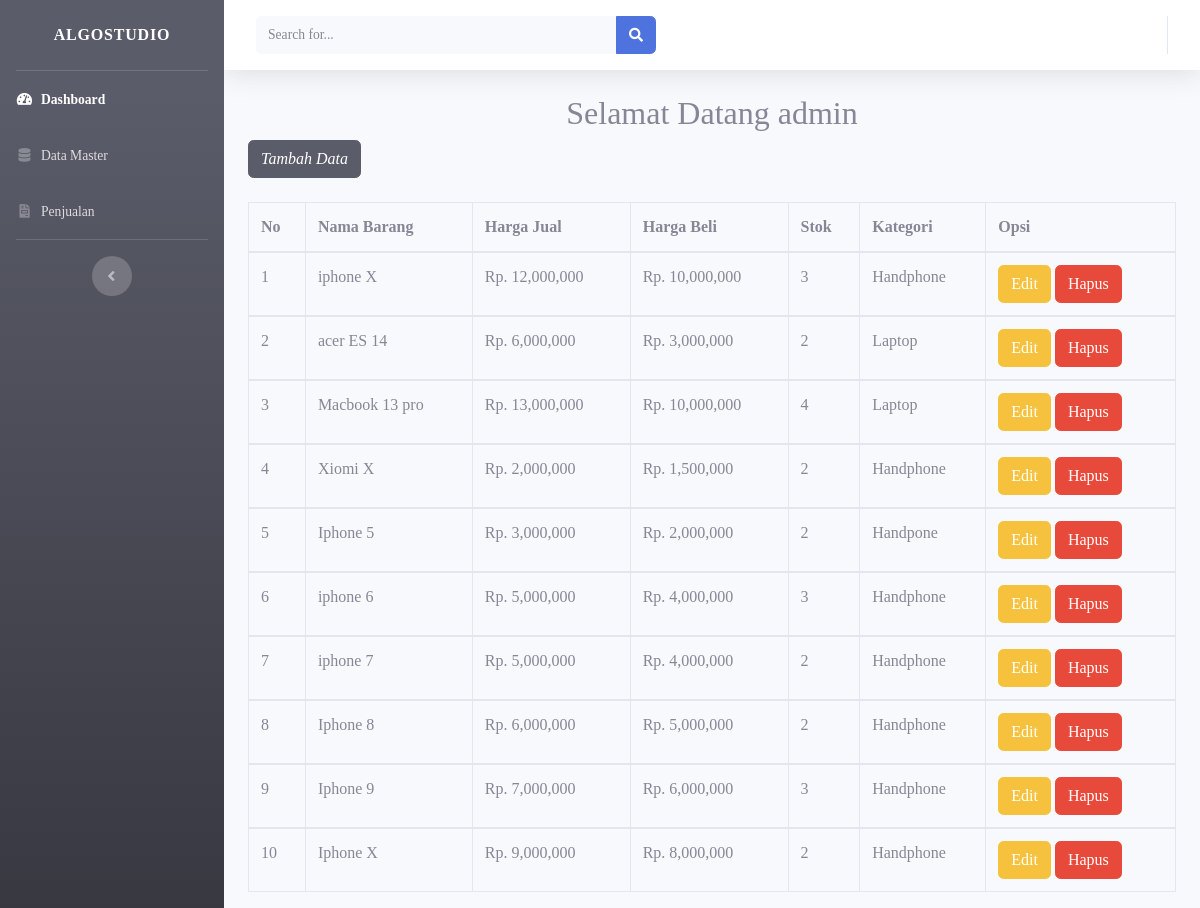
The page / on the database its author committed.
### tables this page shows
CREATE TABLE `master_brg` (
  `id_brg` int(15) NOT NULL,
  `nama_brg` varchar(100) NOT NULL,
  `harga_jual` varchar(100) NOT NULL,
  `harga_beli` varchar(100) NOT NULL,
  `stok` varchar(100) NOT NULL,
  `kategori` varchar(100) NOT NULL
);

### function.php (called while the page is built, shortened)
<?php
$conec=mysqli_connect("localhost","root","","algostudio");
function query($query) {
	global $conec;
	$result = mysqli_query($conec,$query);
	$rows = [];
	while ($row = mysqli_fetch_assoc($result) ) {
		$rows[] = $row;
	}
	return $rows;
 }

### index.php (the view)
<?php include "template/header.php" ?>
<?php include "template/footer.php" ?>
<?php include "template/sidebar.php" ?>
<?php include "function.php" ?>
<?php include "tambah.php" ?>
<div class="container" align="center"><h2>Selamat Datang admin</h2></div>
<div class="container">
<button type="button" class="btn btn-dark" data-toggle="modal" data-target="#exampleModal">
  <i>Tambah Data</i>
</button>
</div>
<?php
$brg = query("SELECT * FROM master_brg");
 ?>
<br>
<div class="container">
<table class="table table-bordered">
  <thead>
    <tr>
      <th scope="col">No</th>
      <th scope="col">Nama Barang</th>
      <th scope="col">Harga Jual</th>
      <th scope="col">Harga Beli</th>
      <th scope="col"> Stok</th>
      <th scope="col"> Kategori</th>
	  <th scope="col"> Opsi</th>
    </tr>
  </thead>
  <tbody>
<?php $nomor=1; ?>
<?php foreach ($brg as $barang ) : ?>
      <td><?php echo $nomor; ?></td>
      <td> <?= $barang["nama_brg"]; ?></td>
      <td>Rp. <?= number_format($barang["harga_jual"]); ?></td>
      <td>Rp. <?= number_format($barang["harga_beli"]); ?></td>
      <td> <?= $barang["stok"]; ?></td>
      <td> <?= $barang["kategori"]; ?></td>
    <td><a href="edit.php?id=<?= $barang["id_brg"]; ?>" class="btn btn-warning" >Edit</a>
    <a href="hapus.php?id=<?= $barang["id_brg"]; ?>" onclick="return confirm('yakin?');"  class="btn btn-danger">Hapus</a></td>
  </tbody>
<?php $nomor++; ?>
<?php endforeach; ?>
</table>

### template/header.php (shortened to what this page needs)
<!DOCTYPE html>
<html lang="en">
<head>
  <link href="assets/vendor/fontawesome-free/css/all.min.css" rel="stylesheet" type="text/css">
  <link href="assets/css/sb-admin-2.min.css" rel="stylesheet">
  <link href="assets/css/style.css" rel="stylesheet">
</head>

### template/footer.php (shortened to what this page needs)
</body>
</html>

### template/sidebar.php (shortened to what this page needs)
<body id="page-top">
  <div id="wrapper">
    <ul class="navbar-nav bg-gradient-dark sidebar sidebar-dark accordion" id="accordionSidebar">
      <a class="sidebar-brand d-flex align-items-center justify-content-center" href="">
        <div class="sidebar-brand-text mx-3">Algostudio </div>
      </a>
      <hr class="sidebar-divider my-0">
      <li class="nav-item active">
        <a class="nav-link" href="index.php">
          <i class="fas fa-fw fa-tachometer-alt"></i>
          <span>Dashboard</span></a>
      </li>
      <li class="nav-item">
        <a class="nav-link" href="index.php">
          <i class="fas fa-fw fa-database"></i>
          <span>Data Master </span></a>
      </li>
      <li class="nav-item">
        <a class="nav-link" href="penjualan.php">
          <i class="fas fa-fw fa-file-invoice"></i>
          <span>Penjualan</span></a>
      </li>
      <hr class="sidebar-divider d-none d-md-block">
      <div class="text-center d-none d-md-inline">
        <button class="rounded-circle border-0" id="sidebarToggle"></button>
      </div>
    </ul>
    <div id="content-wrapper" class="d-flex flex-column">
      <div id="content">
        <nav class="navbar navbar-expand navbar-light bg-white topbar mb-4 static-top shadow">
          <form class="d-none d-sm-inline-block form-inline mr-auto ml-md-3 my-2 my-md-0 mw-100 navbar-search">
            <div class="input-group">
              <input type="text" class="form-control bg-light border-0 small" placeholder="Search for..." aria-label="Search" aria-describedby="basic-addon2">
              <div class="input-group-append">
                <button class="btn btn-primary" type="button">
                  <i class="fas fa-search fa-sm"></i>
                </button>
              </div>
            </div>
          </form>
          <ul class="navbar-nav ml-auto">
          </ul>
        </nav>

### tambah.php (shortened to what this page needs)
</div>

### assets/css/style.css (style rules this page uses)
body { margin: 0; font-family: "Lucida Grande"; }

### rows shown on the page
master_brg: nama_brg "iphone X", harga_jual "12,000,000", harga_beli "10,000,000", stok "3", kategori "Handphone"
master_brg: nama_brg "acer ES 14", harga_jual "6,000,000", harga_beli "3,000,000", stok "2", kategori "Laptop"
master_brg: nama_brg "Macbook 13 pro", harga_jual "13,000,000", harga_beli "10,000,000", stok "4", kategori "Laptop"
master_brg: nama_brg "Xiomi X", harga_jual "2,000,000", harga_beli "1,500,000", stok "2", kategori "Handphone"
master_brg: nama_brg "Iphone 5", harga_jual "3,000,000", harga_beli "2,000,000", stok "2", kategori "Handpone"
master_brg: nama_brg "iphone 6", harga_jual "5,000,000", harga_beli "4,000,000", stok "3", kategori "Handphone"
master_brg: nama_brg "iphone 7", harga_jual "5,000,000", harga_beli "4,000,000", stok "2", kategori "Handphone"
master_brg: nama_brg "Iphone 8", harga_jual "6,000,000", harga_beli "5,000,000", stok "2", kategori "Handphone"
master_brg: nama_brg "Iphone 9", harga_jual "7,000,000", harga_beli "6,000,000", stok "3", kategori "Handphone"
master_brg: nama_brg "Iphone X", harga_jual "9,000,000", harga_beli "8,000,000", stok "2", kategori "Handphone"
